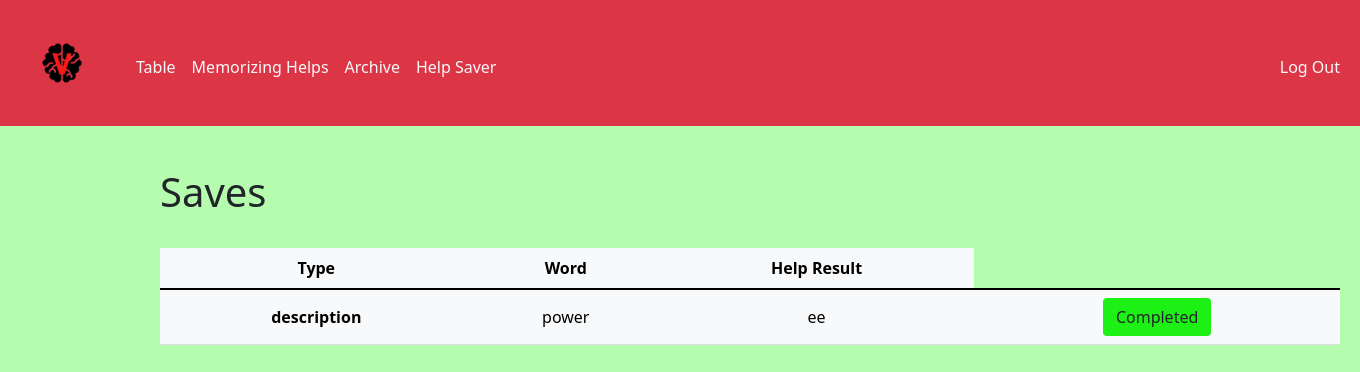
/saver (signed in), run on the app's committed database.
### tables this page shows
CREATE TABLE saver (user_id INTEGER NOT NULL, type TEXT NOT NULL, word TEXT NOT NULL, result TEXT NOT NULL, FOREIGN KEY(user_id) REFERENCES users(id));

### app.py (the view)
@app.route("/saver", methods = ["GET"])
@helpers.login_required
def saver():
    user_id = session["user_id"]
    rows = db.execute("SELECT * FROM saver WHERE user_id = ?", user_id)
    return render_template("saves.html", rows = rows, len_sv = len(rows))

### app.py (called while the page is built)
@app.after_request
def after_request(response):
    response.headers["Cache-Control"] = "no-cache, no-store, must-revalidate"
    response.headers["Expires"] = 0
    response.headers["Pragma"] = "no-cache"
    return response

### helpers.py (called while the page is built)
def login_required(f):
    @wraps(f)
    def decorated_function(*args, **kwargs):
        if session.get("user_id") is None:
            return redirect("/login")
        return f(*args, **kwargs)
    return decorated_function

### templates/saves.html (shortened to what this page needs)
{% extends "layout.html" %}
{% block main %}
    {% if len_sv > 0 %}
    <h1 class = "left-align bw-bold">Saves </h1>
    <br>
    <div class="table-responsive">
        <table class="table table-light align-middle">
            <thead>
            <tr>
                <th scope="col">Type</th>
                <th scope="col">Word</th>
                <th scope="col">Help Result</th>
            </tr>
            </thead>
            <tbody>
                {% for row in rows %}
                    <th scope = "row">{{row["type"]}}</th>
                    <td>{{row["word"]}}</td>
                    <td>{{row["result"]}}</td>
                    <td >
                        <form action="/completed" method="post">
                            <button class="btn" style = "background-color: #1CF015" type="submit" value="Submit">Completed</button>
                        </form>
                    </td>
                </tbody>
                {% endfor %}
        </table>
    </div>
    {% else %}
    <div class="text-dark bs-1">Empty Saves</div>
    {% endif %}
{% endblock %}

### static/styles.css (style rules this page uses)
body { background-color: #b6fcae; }
.left-align { text-align: left; }

### data on the page
saver: type "description", word "power", result "ee"
